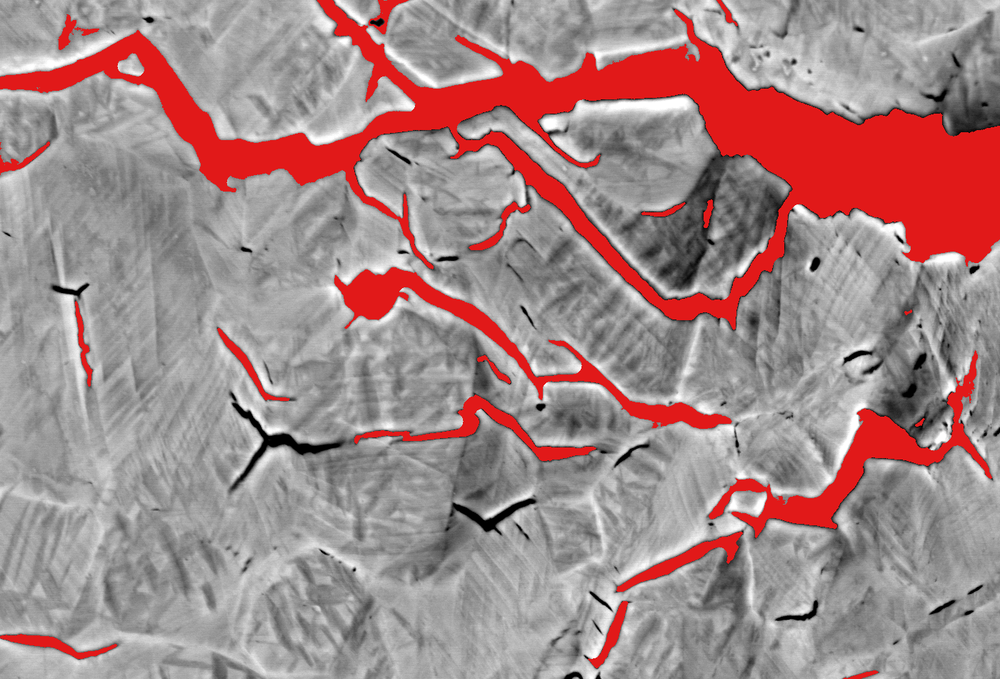
#> input picture analysis/crops/260622_316_H_b4_CBS_01__overlay_crop.png, 1000 x 679 px, shrunk from 1400 x 950 before the run
$ python -i blind_trace_analyse.py   (imports and definitions only)
#> lines starting #> are read from the running program, lines starting #| are printed output that depends on the picture; after the words box and inside, x2 and y2 are one past the last pixel; in counts of white or black regions, pixels touching at a corner belong together
#!/usr/bin/env python3
"""Unblind and analyse the dual-channel tracing experiment.

WRITTEN BEFORE ANY TRACING EXISTS. That is the point: the analysis is fixed while the
outcome is still unknown, so there is no opportunity to pick the statistic that gives the
nicest answer. This repo has already had one headline result die because its inclusion
filter was chosen after the fact (paired_detector.py kept pairs by mask Jaccard, computed
from the very quantities being compared, and dropped exactly the three disagreements).

PRIMARY ENDPOINT, fixed here:
    per field, log2( traced centreline length in CBS / traced centreline length in ETD ),
    averaged over the two annotators, then an exact two-sided sign test across the SEVEN
    specimen cells on the per-cell mean. Cells, not fields: fields within a cell are one
    specimen and are not independent. Seven cells gives an exact-test floor of p = 0.0156,
    so significance is reachable; at the three cells of the earlier analysis the floor was
    0.25 and no result was attainable.

    Length, not area: the annotators trace centrelines, so length is what they produced.
    Area would reintroduce the width sensitivity that makes this corpus's pixel IoU
    meaningless (a perfect 3 px trace scores 0.1662 against these labels).

SECONDARY, all reported whether or not they help:
    * inter-annotator agreement on the SAME image -- the noise floor. A between-channel
      difference smaller than the between-annotator difference means nothing, and this is
      the number that decides whether the primary endpoint is interpretable at all.
    * blinding integrity from GUESS.csv: accuracy, and accuracy among confidence >= 3.
      A simple model reaches ~88% from image statistics alone, so partial unblinding is
      expected and is a stated limitation, not a surprise. Report it; do not bury it.
    * the same test on detected-crack COUNT, as a shape-free check.

    python3 blind_trace_analyse.py --package ~/Desktop/_Outputs/MAR_blind_tracing
"""
import argparse
import collections
import csv
import os
import sys

import numpy as np
from PIL import Image
from scipy.stats import binomtest

Image.MAX_IMAGE_PIXELS = None
SC = os.path.dirname(os.path.abspath(__file__))
REPO = os.path.dirname(os.path.dirname(SC))
KEY = os.path.join(REPO, "crack_export", "analysis", "blind_trace_key",
                   "KEY_do_not_open_until_tracing_complete.csv")


def centreline_length(png):
    """Skeleton length of a trace. Kulpa's estimator, not a pixel count.

    A pixel count is not a path length -- a 45-degree run of n pixels spans n*sqrt(2), and
    counting pixels reported impossible tortuosities below 1 in this repo once already.
    0.948*orthogonal + 1.343*diagonal is Kulpa's correction.
    """
    from skimage.morphology import skeletonize
    a = np.array(Image.open(png).convert("L")) > 127
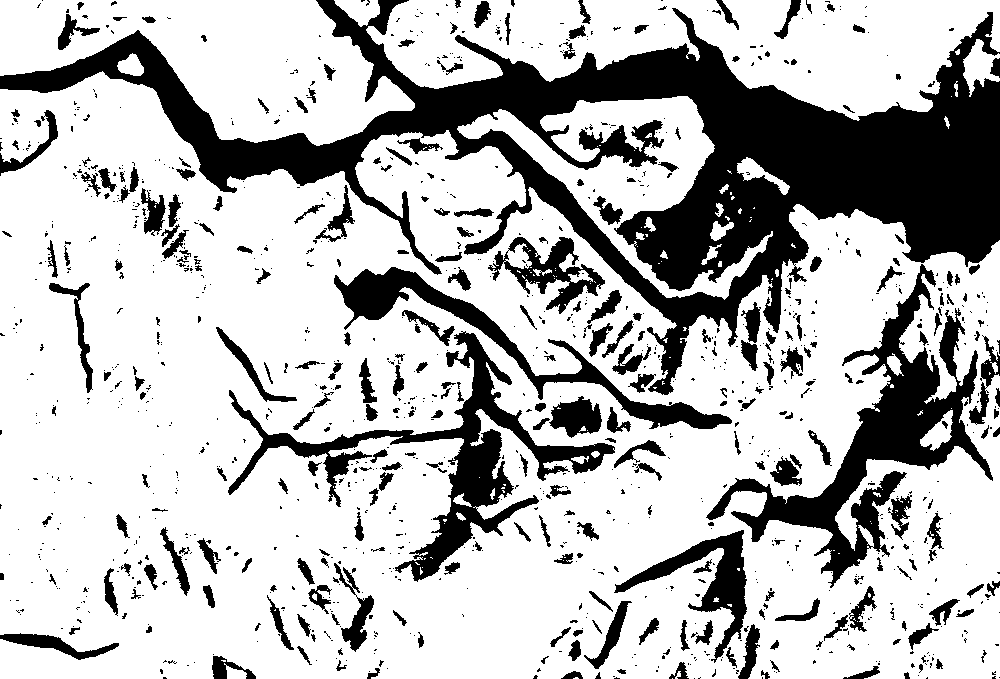
#> a: shape (679, 1000) bool; 73% white; 1165 black regions (869 under 20 px), largest, box (x1, y1, x2, y2) and area: (0, 0, 1000, 395) 95381, (706, 264, 993, 588) 18896, (228, 331, 615, 582) 14565
    if not a.any():
        return 0.0, 0
    sk = skeletonize(a)
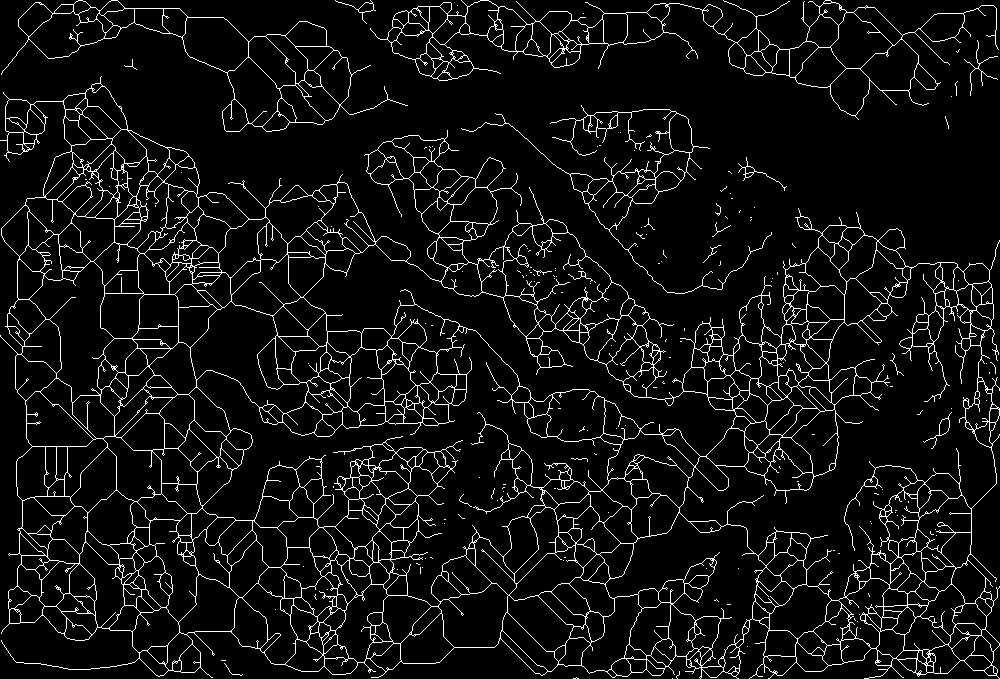
#> sk: shape (679, 1000) bool; 6.5% white in thin lines or dots
    import scipy.ndimage as ndi
    orth = ndi.convolve(sk.astype(np.uint8), np.array([[0, 1, 0], [1, 0, 1], [0, 1, 0]]),
                        mode="constant")[sk].sum() / 2.0
#> orth = 28106
    diag = ndi.convolve(sk.astype(np.uint8), np.array([[1, 0, 1], [0, 0, 0], [1, 0, 1]]),
                        mode="constant")[sk].sum() / 2.0
#> diag = 22380
    n_comp = int(ndi.label(a)[1])
#> n_comp = 282
    return float(0.948 * orth + 1.343 * diag), n_comp


# [88 lines left out: function main, not called in this run]


# [2 lines not run here, left out]

>>> result = centreline_length('../../analysis/crops/260622_316_H_b4_CBS_01__overlay_crop.png')
#> result = (56700.8, 282)
